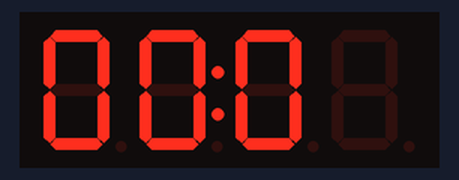
A sketch run on a simulated Arduino Uno, built with avr-gcc and run on an emulated ATmega328P. Parts: 4-digit seven-segment display. What the sketch prints to the serial monitor is not drawn.

Above: at 0.05 s.
At 5.04 s:
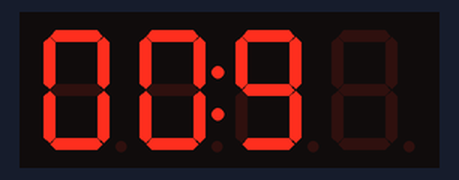
At 9.93 s:
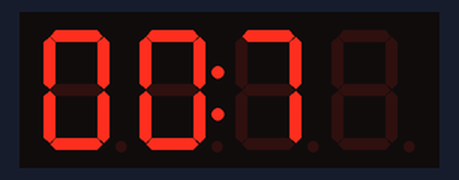
At 19.92 s:
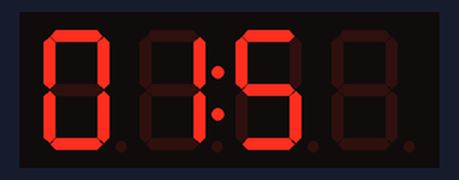
At 29.9 s:
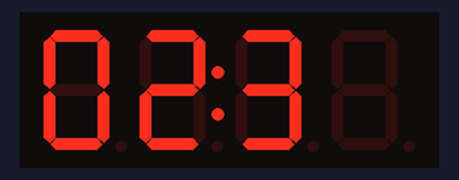
At 39.89 s:
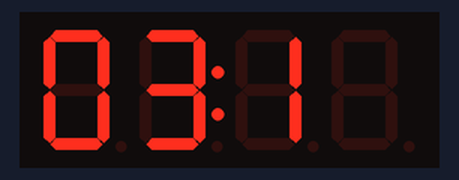

The sketch:

CounterWithAdafruit.ino
```cpp
#include <Wire.h>
#include <Adafruit_GFX.h>
#include <Adafruit_LEDBackpack.h>

Adafruit_7segment matrix = Adafruit_7segment();

void setup() {
  Serial.begin(9600);
  Serial.println("7 Segment Display Test");

  if (!matrix.begin(0x70)) {
    Serial.println("Display not found!");
    while (1);
  }
  matrix.setBrightness(1);
}

void loop() {
  int digit = 0;

  for (int i=0; i<10000; i++) {
    matrix.clear();
    int d0 = i % 10;
    int d1 = (i / 10) % 10;
    int d2 = (i / 100) % 10;
    int d3 = (i / 1000) % 10;

    matrix.writeDigitNum(3, d0);
    matrix.writeDigitNum(2, d1);
    matrix.writeDigitNum(1, d2);
    matrix.writeDigitNum(0, d3);


    matrix.writeDisplay();
    delay(100);
  }
}
```
